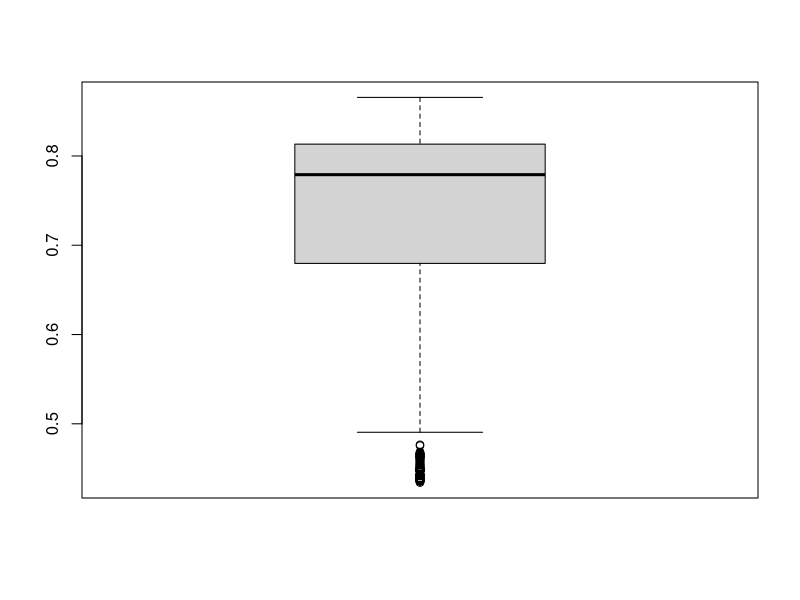
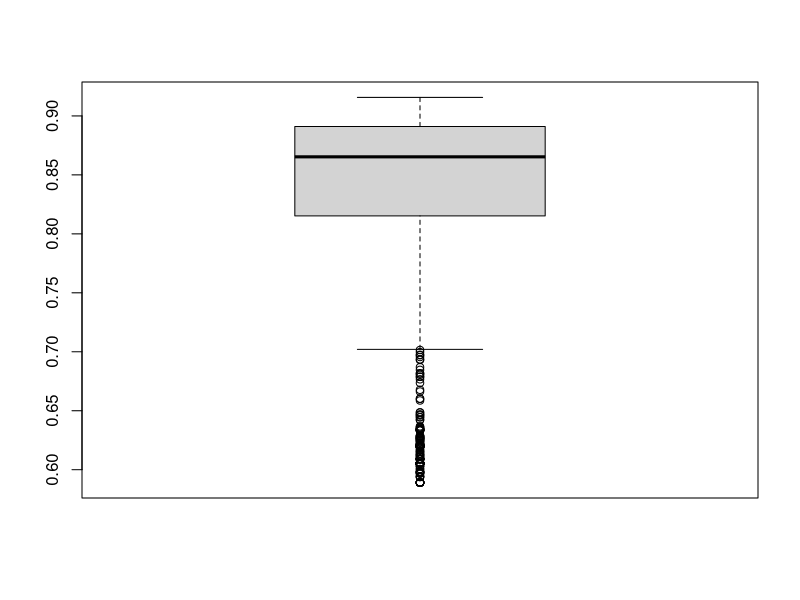
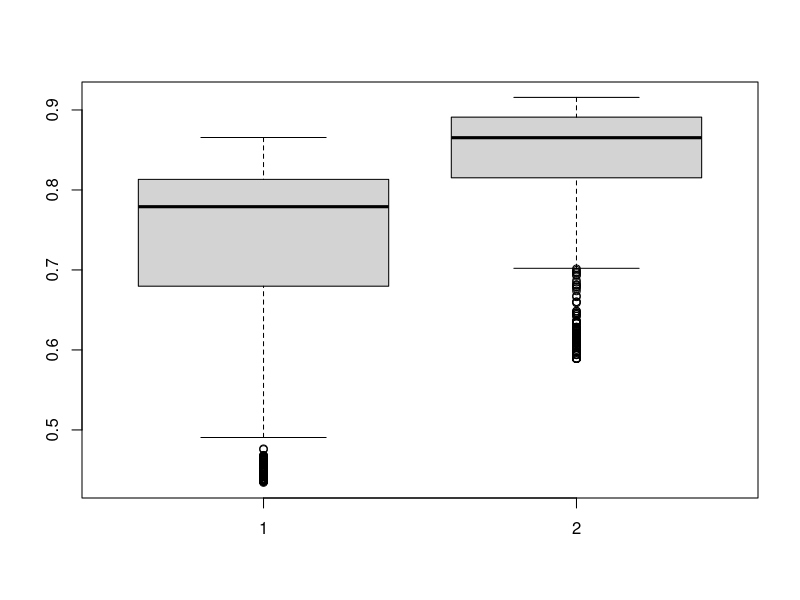
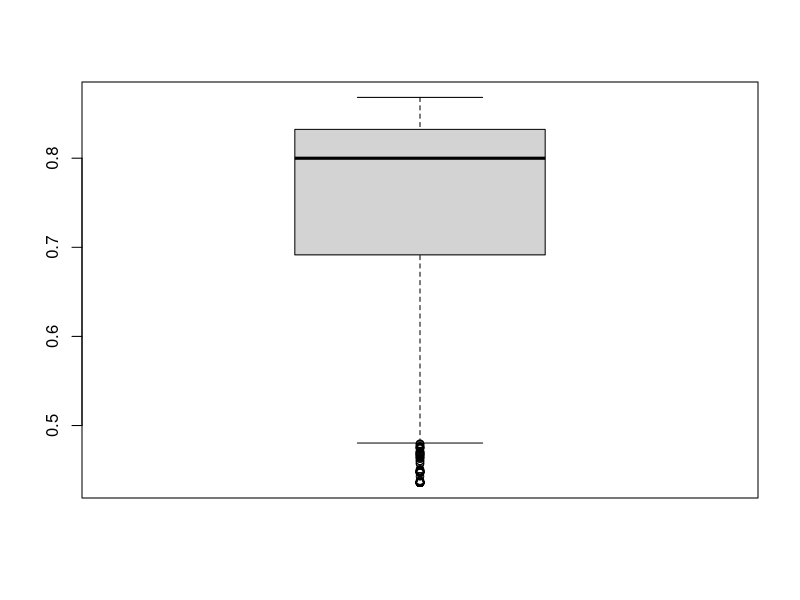
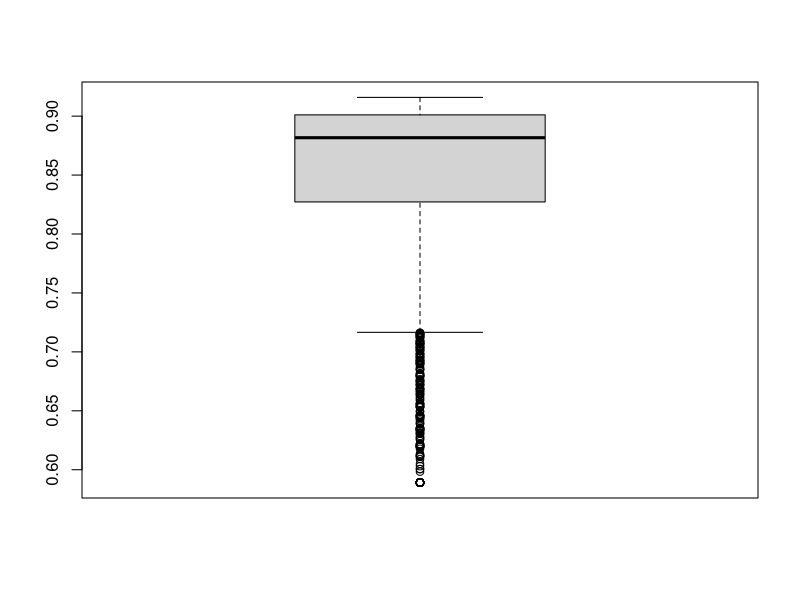

Write R code to recreate these figures, in order.
#setwd("F:/Git/github/r-scripts/metric-selection") # Pfad bitte anpassen
setwd("/Users/sebastian/git/github/r-scripts/metric-selection")
#setwd("C://Users//Lorik//Documents//GitHub//r-scripts//metric-selection")


# read results of first run with all metrics
library(data.table)
metric_comparison <- fread("2017-12-14_samples_comparison-all.csv", header=TRUE, sep=";", quote="\"", strip.white=TRUE, showProgress=TRUE, encoding="UTF-8", na.strings=c("", "null"), stringsAsFactors=FALSE)
nrow(metric_comparison)
# 1474


### TEXT ###

MatthewsCorrelationText <- metric_comparison$MatthewsCorrelationText

summary(MatthewsCorrelationText)
# Min. 1st Qu.  Median    Mean 3rd Qu.    Max. 
# 0.4342  0.6798  0.7791  0.7284  0.8132  0.8656

boxplot(MatthewsCorrelationText)

MatthewsCorrelationText_99 <- MatthewsCorrelationText[MatthewsCorrelationText >= quantile(MatthewsCorrelationText, 0.99)]

length(MatthewsCorrelationText_99)
# 15

MatthewsCorrelationText_99_metrics <- unique(metric_comparison[metric_comparison$MatthewsCorrelationText %in% MatthewsCorrelationText_99,]$Metric)
length(MatthewsCorrelationText_99_metrics)
# 15

MatthewsCorrelationText_99_metrics
# [1] "tokenDiceNormalized"          
# [2] "manhattanThreeGramNormalized" 
# [3] "fourGramDiceNormalized"       
# [4] "threeGramDiceNormalized"      
# [5] "manhattanFiveGramNormalized"  
# [6] "fiveGramDiceNormalized"       
# [7] "cosineThreeGramNormalizedBool"
# [8] "manhattanFourGramNormalized"  
# [9] "fourGramDiceNormalizedPadding"
# [10] "fiveGramJaccardNormalized"    
# [11] "fiveGramDiceNormalizedPadding"
# [12] "winnowingFiveGramDice"        
# [13] "threeGramDice"                
# [14] "fourGramDice"                 
# [15] "fiveGramDice"

# backup metric
backup_candidates <- metric_comparison[metric_comparison$FailuresText == 0 & metric_comparison$FailuresCode == 0,]
MatthewsCorrelationText_backup <- backup_candidates$MatthewsCorrelationText

MatthewsCorrelationText_99_backup <- MatthewsCorrelationText_backup[MatthewsCorrelationText_backup >= quantile(MatthewsCorrelationText_backup, 0.99)]

length(MatthewsCorrelationText_99_backup)
# 3

MatthewsCorrelationText_99_backup_metrics <- unique(backup_candidates[backup_candidates$MatthewsCorrelationText %in% MatthewsCorrelationText_99_backup,]$Metric)
length(MatthewsCorrelationText_99_backup_metrics)
# 2

MatthewsCorrelationText_99_backup_metrics
# [1] "cosineTokenNormalizedNormalizedTermFrequency"
# [2] "cosineTokenNormalizedBool"  


### CODE ###

MatthewsCorrelationCode <- metric_comparison$MatthewsCorrelationCode

summary(MatthewsCorrelationCode)
# Min. 1st Qu.  Median    Mean 3rd Qu.    Max. 
# 0.5891  0.8153  0.8653  0.8300  0.8910  0.9157 

boxplot(MatthewsCorrelationCode)

MatthewsCorrelationCode_99 <- MatthewsCorrelationCode[MatthewsCorrelationCode >= quantile(MatthewsCorrelationCode, 0.99)]

length(MatthewsCorrelationCode_99)
# 15

MatthewsCorrelationCode_99_metrics <- unique(metric_comparison[metric_comparison$MatthewsCorrelationCode %in% MatthewsCorrelationCode_99,]$Metric)
length(MatthewsCorrelationCode_99_metrics)
# 10

MatthewsCorrelationCode_99_metrics
# [1] "twoShingleDiceNormalized"         
# [2] "manhattanFiveGramNormalized"      
# [3] "fiveGramJaccard"                  
# [4] "fiveGramDiceNormalized"           
# [5] "manhattanThreeGramNormalized"     
# [6] "manhattanTwoShingleNormalized"    
# [7] "winnowingFourGramOptimalAlignment"
# [8] "manhattanThreeShingleNormalized"  
# [9] "fourGramDiceNormalized"           
# [10] "manhattanFourGramNormalized"

# backup metric
backup_candidates <- metric_comparison[metric_comparison$FailuresText == 0 & metric_comparison$FailuresCode == 0,]
MatthewsCorrelationCode_backup <- backup_candidates$MatthewsCorrelationCode

MatthewsCorrelationCode_99_backup <- MatthewsCorrelationCode_backup[MatthewsCorrelationCode_backup >= quantile(MatthewsCorrelationCode_backup, 0.99)]

length(MatthewsCorrelationCode_99_backup)
# 3

MatthewsCorrelationCode_99_backup_metrics <- unique(backup_candidates[backup_candidates$MatthewsCorrelationCode %in% MatthewsCorrelationCode_99_backup,]$Metric)
length(MatthewsCorrelationCode_99_backup_metrics)
# 3

MatthewsCorrelationCode_99_backup_metrics
# [1] "twoGramJaccard"           
# [2] "manhattanTokenNormalized" 
# [3] "cosineTokenNormalizedBool"


### BOTH ###

boxplot(MatthewsCorrelationText, MatthewsCorrelationCode)

# best metrics
selected_metrics <- unique(c(
  MatthewsCorrelationText_99_metrics,
  MatthewsCorrelationCode_99_metrics
))

length(selected_metrics)
# 20

selected_metrics
# [1] "tokenDiceNormalized"              
# [2] "manhattanThreeGramNormalized"     
# [3] "fourGramDiceNormalized"           
# [4] "threeGramDiceNormalized"          
# [5] "manhattanFiveGramNormalized"      
# [6] "fiveGramDiceNormalized"           
# [7] "cosineThreeGramNormalizedBool"    
# [8] "manhattanFourGramNormalized"      
# [9] "fourGramDiceNormalizedPadding"    
# [10] "fiveGramJaccardNormalized"        
# [11] "fiveGramDiceNormalizedPadding"    
# [12] "winnowingFiveGramDice"            
# [13] "threeGramDice"                    
# [14] "fourGramDice"                     
# [15] "fiveGramDice"                     
# [16] "twoShingleDiceNormalized"         
# [17] "fiveGramJaccard"                  
# [18] "manhattanTwoShingleNormalized"    
# [19] "winnowingFourGramOptimalAlignment"
# [20] "manhattanThreeShingleNormalized"

# backup metric
selected_metrics_backup <- unique(c(
  MatthewsCorrelationText_99_backup_metrics,
  MatthewsCorrelationCode_99_backup_metrics
))

length(selected_metrics_backup)
# 4

selected_metrics_backup
# [1] "cosineTokenNormalizedNormalizedTermFrequency"
# [2] "cosineTokenNormalizedBool"                   
# [3] "twoGramJaccard"                              
# [4] "manhattanTokenNormalized"   


##################
### SECOND RUN ###
##################

# read results of second run with selected metrics and more thresholds
library(data.table)
metric_comparison_selected <- fread("2017-12-15_samples_comparison-selected.csv", header=TRUE, sep=";", quote="\"", strip.white=TRUE, showProgress=TRUE, encoding="UTF-8", na.strings=c("", "null"), stringsAsFactors=FALSE)
nrow(metric_comparison_selected)
# 2525


### TEXT ###

MatthewsCorrelationText <- metric_comparison_selected$MatthewsCorrelationText

summary(MatthewsCorrelationText)
# Min. 1st Qu.  Median    Mean 3rd Qu.    Max. 
# 0.4359  0.6915  0.8000  0.7461  0.8324  0.8682 

boxplot(MatthewsCorrelationText)

# best metric
max(MatthewsCorrelationText)
# 0.8682407
selected_metric_text <- metric_comparison_selected[metric_comparison_selected$MatthewsCorrelationText == max(MatthewsCorrelationText)]
selected_metric_text$Metric
# [1] "manhattanFourGramNormalized"
selected_metric_text$Threshold
# 0.17

# backup metric
backup_candidates <- metric_comparison_selected[metric_comparison_selected$FailuresText == 0 & metric_comparison_selected$FailuresCode == 0,]
max(backup_candidates$MatthewsCorrelationText)
# 0.8508292
selected_metric_text_backup <- backup_candidates[backup_candidates$MatthewsCorrelationText == max(backup_candidates$MatthewsCorrelationText)]
selected_metric_text_backup$Metric
# [1] "cosineTokenNormalizedBool"
selected_metric_text_backup$Threshold
# 0.32


### CODE ###

MatthewsCorrelationCode <- metric_comparison_selected$MatthewsCorrelationCode

summary(MatthewsCorrelationCode)
# Min. 1st Qu.  Median    Mean 3rd Qu.    Max. 
# 0.5891  0.8272  0.8817  0.8450  0.9011  0.9159 

boxplot(MatthewsCorrelationCode)

# best metric
max(MatthewsCorrelationCode)
# 0.9158857
selected_metric_code <- metric_comparison_selected[metric_comparison_selected$MatthewsCorrelationCode == max(MatthewsCorrelationCode)]
selected_metric_code$Metric
# [1] "winnowingFourGramOptimalAlignment"
selected_metric_code$Threshold
# 0.25

# backup metric
backup_candidates <- metric_comparison_selected[metric_comparison_selected$FailuresText == 0 & metric_comparison_selected$FailuresCode == 0,]
max(backup_candidates$MatthewsCorrelationCode)
# 0.9117382
selected_metric_code_backup <- backup_candidates[backup_candidates$MatthewsCorrelationCode == max(backup_candidates$MatthewsCorrelationCode)]
selected_metric_code_backup$Metric
# [1] "cosineTokenNormalizedBool"
selected_metric_code_backup$Threshold
# 0.38
